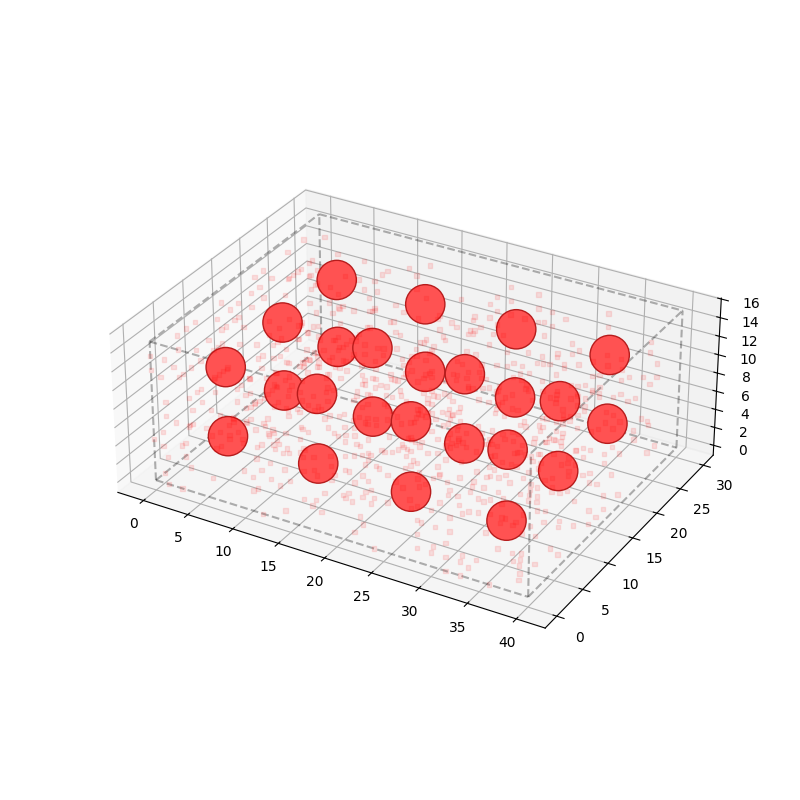

Generate this figure with Python:
import numpy as np
import matplotlib.pyplot as plt
from itertools import product, combinations

fig = plt.figure(figsize=(8, 8))
ax1 = fig.add_subplot(111, projection='3d')

# Box
r = [0, 40]
for s, e in combinations(np.array(list(product(r, [0, 30], [0, 15]))), 2):
    if np.sum(np.abs(s-e)) in [40, 30, 15]:
        ax1.plot3D(*zip(s, e), color="black", linestyle='--', alpha=0.3)

# Apple centers
x_centers = np.linspace(5, 35, 4)
y_centers = np.linspace(5, 25, 3)
z_centers = np.linspace(3.75, 11.25, 2)
CX, CY, CZ = np.meshgrid(x_centers, y_centers, z_centers)
cx = CX.flatten()
cy = CY.flatten()
cz = CZ.flatten()

# Scatter apples
ax1.scatter(cx, cy, cz, s=800, c='#FF5252', alpha=1.0, edgecolors='#B71C1C')

# Generate void points
resolution = 1.5 # cm
vx, vy, vz = np.meshgrid(np.arange(0, 40, resolution), 
                         np.arange(0, 30, resolution), 
                         np.arange(0, 15, resolution))

# Radius threshold
radius = 3.5
pts = np.vstack([vx.flatten(), vy.flatten(), vz.flatten()]).T
centers = np.vstack([cx, cy, cz]).T

# Calculate distance from all points to all centers
# Shape: (N_pts, 1, 3) - (1, N_centers, 3) -> (N_pts, N_centers, 3)
# Quick distance check:
from scipy.spatial import cKDTree
tree = cKDTree(centers)
distances, _ = tree.query(pts)

# Void points are those where distance to nearest center > radius
void_mask = distances > radius
void_pts = pts[void_mask]

# Plot voids
# Sample down void points for performance and visual clarity
sub_sample = int(len(void_pts) * 0.2)
idx = np.random.choice(len(void_pts), sub_sample, replace=False)
v_pts_sub = void_pts[idx]

ax1.scatter(v_pts_sub[:,0], v_pts_sub[:,1], v_pts_sub[:,2], s=10, c='red', alpha=0.1, marker='s')

ax1.set_box_aspect((40, 30, 15))
plt.savefig("test_void.png")
